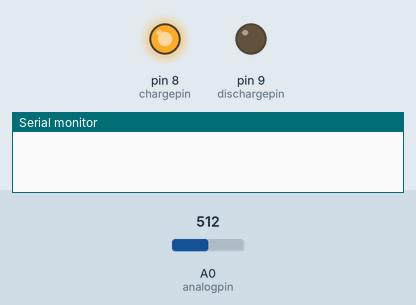
A sketch run on a simulated Arduino Uno, built with avr-gcc and run on an emulated ATmega328P. On the bench: output pins drawn as LEDs (lit = HIGH), the last lines printed to the serial monitor. The inputs (shaded band) are chosen by the test bench; at power-on: A0 (analogpin) = 512.

Above: at 1.2 s.
1.3 s: A0 (analogpin) set to 595
2.8 s: A0 (analogpin) set to 627
At 3.4 s:
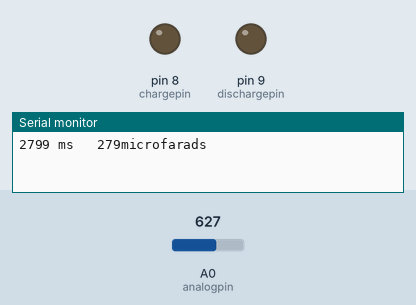
4.3 s: A0 (analogpin) set to 0
At 4.7 s:
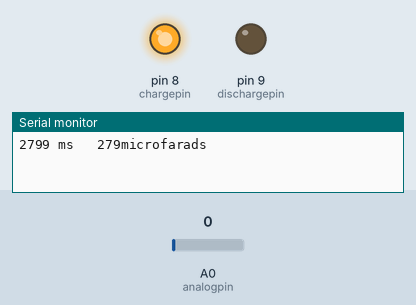
5.8 s: A0 (analogpin) set to 620
At 6.9 s:
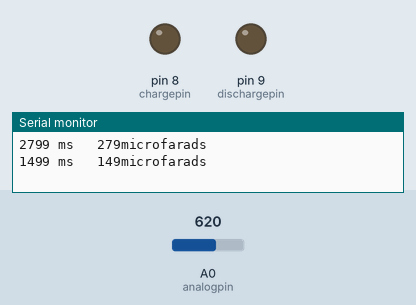
Timing chart, 0 to 8.3 s (numbered marks = the images above; inputs shaded):
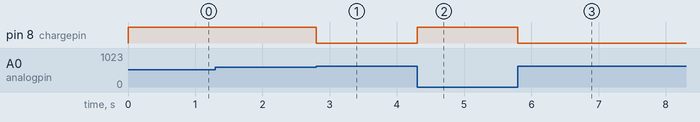

Measured:
- the behaviour switches between 609 and 610 on A0 (analogpin) (found by bisection; images 0 and 1)
- after the input at 1.3 s, every drawn part: stays the same
- after the input at 2.8 s, pin 8 (chargepin): HIGH → LOW at once
- after the input at 4.3 s, pin 8 (chargepin): LOW → HIGH at once
- after the input at 5.8 s, pin 8 (chargepin): HIGH → LOW at once

The sketch:

Capacitor_meter.ino
```cpp
// C++ code
//
int analogpin =0;
int chargepin = 8;
int dischargepin = 9;
int resistorvalue = 10000;

unsigned long starttime;
unsigned long elapsetime;

float microfarad;
float nanofarad;

void setup()
{
  pinMode(chargepin, OUTPUT);
  digitalWrite(chargepin,LOW);
  Serial.begin(9600);
}

void loop()
{
  digitalWrite(chargepin, HIGH);
  starttime = millis();
  while(analogRead(analogpin)<610){

  }
  unsigned long nowtime = millis();
  elapsetime = nowtime -starttime;
  microfarad = ((float)elapsetime/resistorvalue)*1000;
  Serial.print(elapsetime);
  Serial.print(" ms   ");
  if(microfarad >1){
   Serial.print((long)microfarad);
   Serial.println("microfarads");
  }
  else{
  nanofarad = microfarad*1000.0;
   Serial.print((long)nanofarad);
   Serial.println("nanaofarads");
    delay(500);

  }

  digitalWrite(chargepin, LOW);
  pinMode(dischargepin,OUTPUT);
  digitalWrite(dischargepin,LOW);
  while(analogRead(analogpin)>0){
  }
 pinMode(dischargepin,INPUT);

}
```
